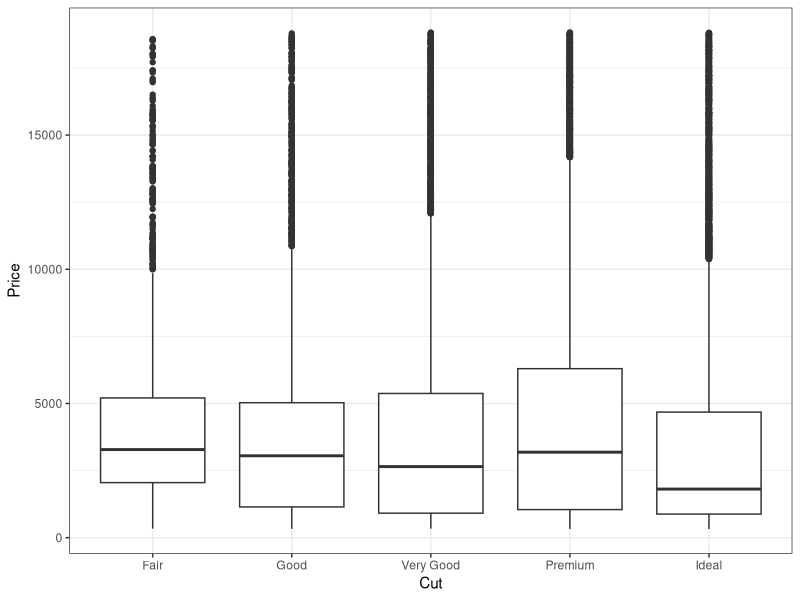
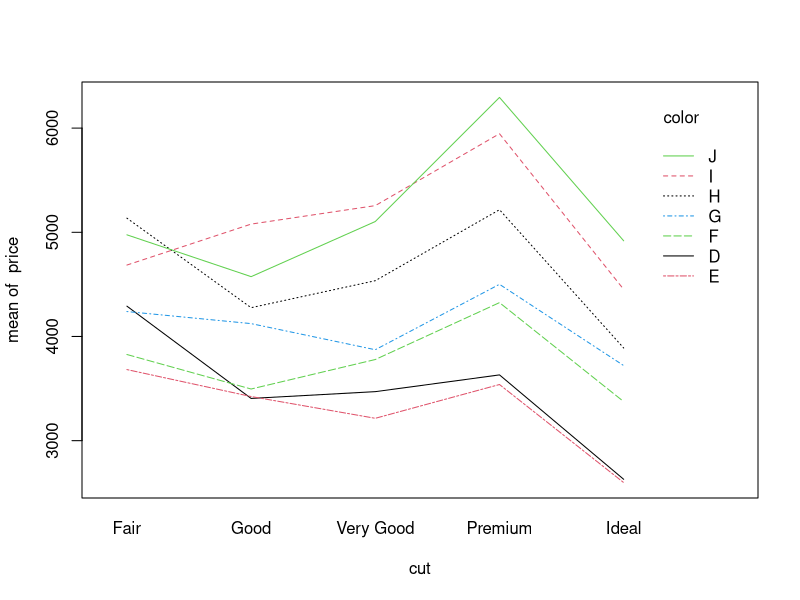

Write R code to recreate these figures, in order.
## ---- chunk 1
knitr::opts_chunk$set(echo = TRUE)
## ---- chunk 2
require(ggplot2)
data(diamonds)
## ---- chunk 3
ggplot(data = diamonds) + geom_boxplot(aes(cut,price))+
theme_bw() + xlab("Cut") + ylab("Price") 
## ---- chunk 4
anova.1 <- aov(price~cut, data = diamonds)
summary(anova.1)
print(anova.1)
## ---- chunk 5
fit <- lm(price~cut, data = diamonds)
anova.2 <- anova(fit)
anova.2
## ---- chunk 6
require(car)
fit <- lm(price ~ cut, data = diamonds)
anova.3 <- Anova(fit)
require(car)
anova.3 <- Anova(fit)
anova.3
## ---- chunk 7
pairwise.t.test(diamonds$price, diamonds$cut, p.adjust.method = "bonferroni")
## ---- chunk 8
TukeyHSD(anova.1, ordered = FALSE)
## ---- chunk 9
fit.2 <- lm(price ~ cut*color, data = diamonds)
library(car)
anova.4 <- Anova(fit.2, type = "III")
anova.4
## ---- chunk 10
with(diamonds,{
interaction.plot(cut, color, price, col = c(1:4))})
